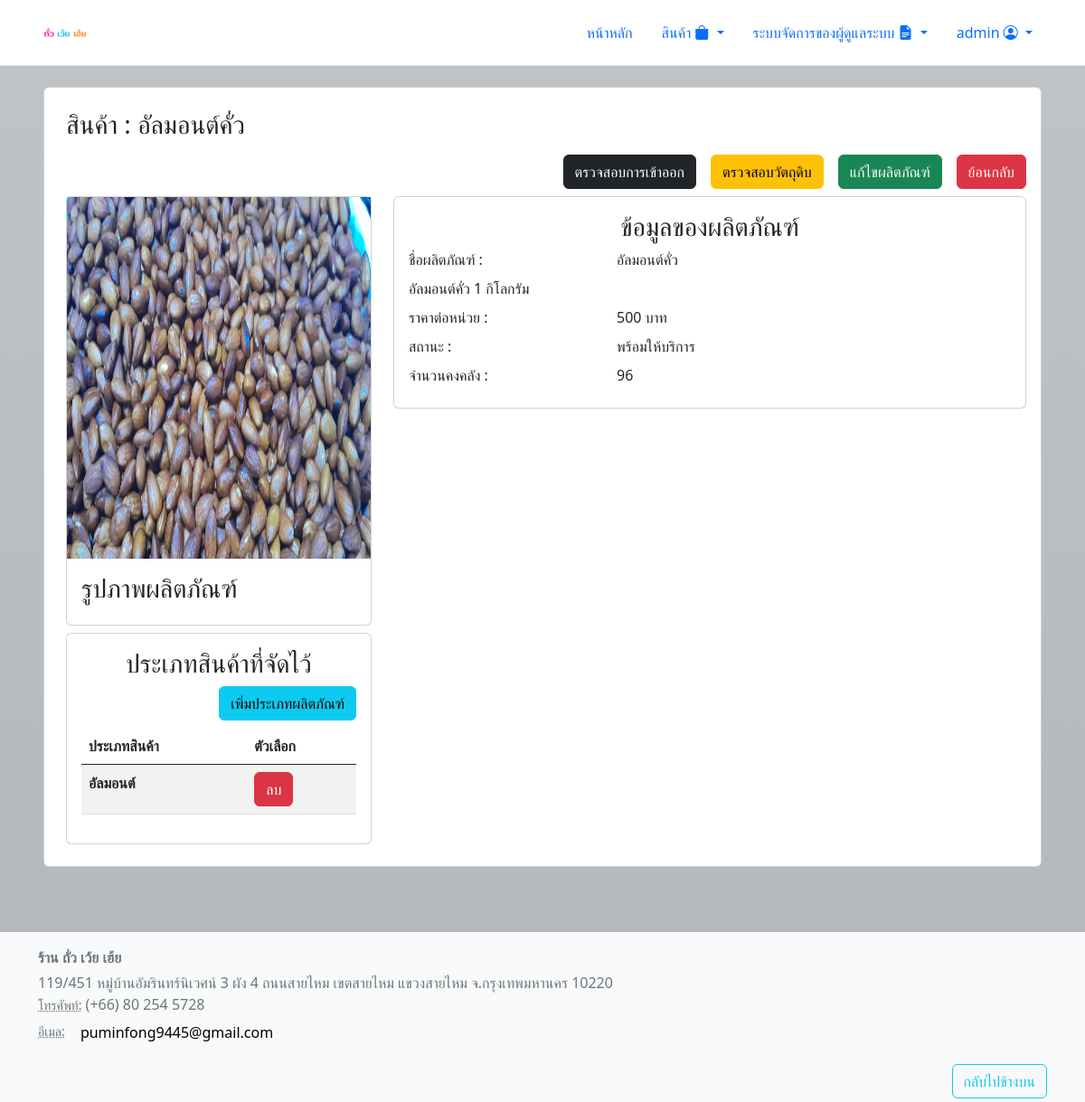
Page /view/product_page/show_product.php?id=10 (signed in) on the committed database.
### tables this page shows
CREATE TABLE `products` (
  `product_id` int(11) NOT NULL,
  `product_name` varchar(200) DEFAULT '',
  `product_description` varchar(200) DEFAULT NULL,
  `product_img` varchar(255) DEFAULT NULL,
  `product_price` double DEFAULT NULL,
  `product_status` varchar(200) NOT NULL DEFAULT 'active',
  `product_amount` double NOT NULL DEFAULT 0
);

CREATE TABLE `product_categories` (
  `product_id` int(11) NOT NULL,
  `category` varchar(255) NOT NULL
);

### html/view/product_page/show_product.php (the view, shortened to what this page needs)
<?php
require '../../inc/header.php';
$product_info_query = mysqli_query($db,"SELECT * FROM `products` WHERE `product_id` = ".$_GET['id']);
if (mysqli_num_rows($product_info_query) > 0 && checkrole('admin')) {
    $product_info = mysqli_fetch_assoc($product_info_query);
}
else {
    header('location: ../../index.php');
}
?>
<div class="card">
    <div class="card-body ms-2">
    <div class="row mt-2 mb-2">
    <div class="col-4"><h3>สินค้า : <?=$product_info['product_name']?></h3></div>
</div>
<div class="mb-2 d-flex flex-row-reverse gap-3">
    <a class="btn btn-danger" href="../../view/admin_page/product_admin.php">ย้อนกลับ</a>
    <?php
        require "modal/edit_product_modal.php";
    ?>
    <a class="btn btn-warning" href="product_material.php?id=<?=$product_info['product_id']?>">ตรวจสอบวัตถุดิบ</a>
    <a class="btn btn-dark" href="../../view/log_page/log_products.php?id=<?=$product_info['product_id']?>">ตรวจสอบการเข้าออก</a>
</div>
<div class="row mb-2">
    <div class="col-4">
        <div class="card">
            <img src="../../images/products_image/<?=$product_info['product_img']?>" style="height: 400px;" alt="">
            <div class="card-body">
                <h3 class="card-title">รูปภาพผลิตภัณฑ์</h3>
            </div>
        </div>
    </div>
    <div class="col-8">
        <div class="card">
            <div class="card-body">
                    <h3 class="card-title"><center>ข้อมูลของผลิตภัณฑ์</center></h3>
                    <div class="row mb-2 card-text">
						<label class="col-sm-4">ชื่อผลิตภัณฑ์ : </label>
						<div class="col-sm-8">
						<label for="" class="card-text"><?=$product_info['product_name']?></label>
                        </div>
					</div>
                    <div class="row mb-2 card-text">
						<div class="col-sm-12">
						<label for="" class="card-text"><?=$product_info['product_description']?></label>
                        </div>
					</div>
                    <div class="row mb-2 card-text">
						<label class="col-sm-4">ราคาต่อหน่วย : </label>
						<div class="col-sm-8">
						<label for="" class="card-text"><?=$product_info['product_price']?> บาท</label>
                        </div>
					</div>
                    <div class="row mb-2 card-text">
						<label class="col-sm-4">สถานะ : </label>
						<div class="col-sm-8">
						<label for="" class="card-text"><?php
                    if ($product_info['product_status'] === "active") {
                      echo "พร้อมให้บริการ";
                    }
                    else
                    {
                      echo "ไม่พร้อมให้บริการ";
                    }
                    ?></label>
                        </div>
					</div>
                    <div class="row mb-2 card-text">
						<label class="col-sm-4">จำนวนคงคลัง : </label>
						<div class="col-sm-8">
						<label for="" class="card-text"><?=$product_info['product_amount']?></label>
                        </div>
					</div>
            </div>
        </div>
    </div>
</div>
<div class="row mb-2">
    <div class="col-4">
        <div class="card">
            <div class="card-body">
                <h3 class="card-title"><center>ประเภทสินค้าที่จัดไว้</center></h3>
                <div class="mb-2 d-flex flex-row-reverse gap-3">
                <?php
                include "modal/add_product_category_modal.php";
                ?>
                </div>
                <?php
                include 'table/product_categories_list.php';
                ?>
            </div>
        </div>
    </div>
</div>
    </div>
</div>
<?php
require '../../inc/footer.php';
?>

### html/view/product_page/table/product_categories_list.php (shortened to what this page needs)
<?php
    $select_product_categories = mysqli_query($db,"SELECT * FROM `product_categories` WHERE product_id = ".$_GET['id']);
    if (mysqli_num_rows($select_product_categories) > 0) { ?>
    <div class="table-responsive">
    <table id="ProductCategoriesTable" class="table table-striped" style="width:100%">
    <thead>
        <tr>
            <th>
                ประเภทสินค้า
            </th>
            <th>
                ตัวเลือก
            </th>
        </tr>
    </thead>
    <tbody>
        <?php while ($fetch_product_categories = mysqli_fetch_assoc($select_product_categories)) { ?>
            <tr>
                <th>
                    <?=$fetch_product_categories['category']?>
                </th>
                <th>
                    <form method="post" action="" enctype="multipart/form-data">
                        <button class="btn btn-danger" type="submit" name="del_prod_cate">ลบ</button>
                    </form>
                </th>
            </tr>
            <?php } ?>
    </tbody>
</table>
</div>
    <?php }
?>

### rows in the picture
products: product_name "อัลมอนต์คั่ว", product_img (picture), product_description "อัลมอนต์คั่ว 1 กิโลกรัม", product_price "500", product_amount "96"
product_categories: category "อัลมอนต์"

### other values in the picture
$_SESSION['username'] "admin"
